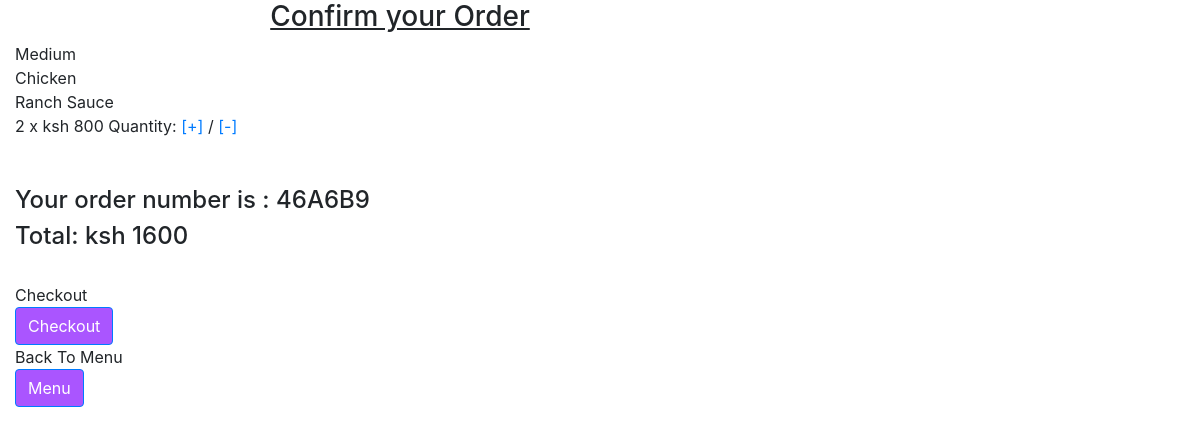
The page /cart/ (signed in) on the database as committed earlier.
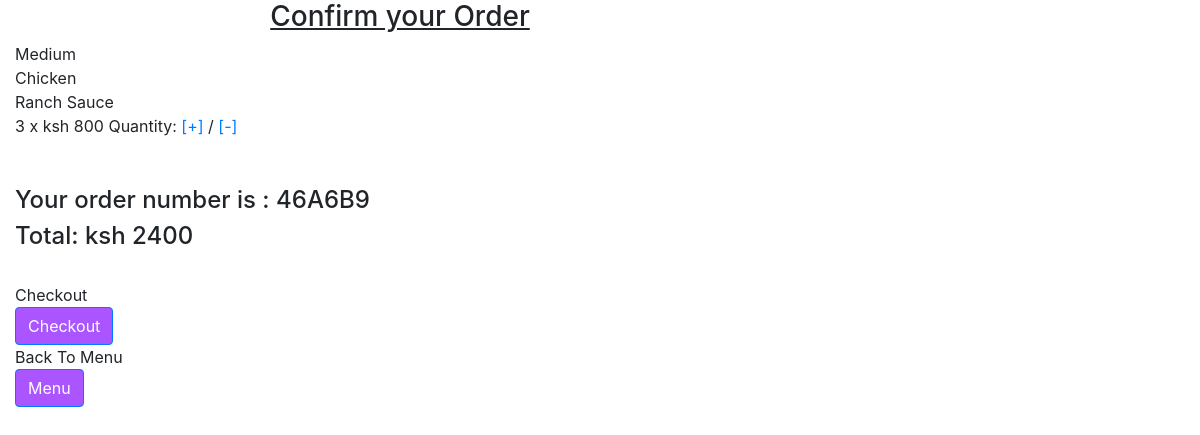
The same page on the database as committed later.
### menu/models.py (models this page shows, shortened)
class PizzaOrder(models.Model):
    pizza = models.ForeignKey(Pizza, on_delete=models.CASCADE)
    cart = models.ForeignKey(Cart, on_delete=models.CASCADE)
    quantity = models.IntegerField(default=0)

class Pizza(models.Model):
    size = models.CharField(max_length=20, blank=True)
    image = models.ImageField(upload_to='images', null=True)
    price = models.IntegerField(null=True)
    topping = models.CharField(max_length=20, blank=True)
    sauce = models.CharField(max_length=20, blank=True)

### menu/views.py (the view)
# urls.py: path('cart/', views.cart, name='cart'),
def cart(request):
    cart = Cart.objects.get(user=request.user.id)
    orders = PizzaOrder.objects.filter(cart=cart)
    total = 0
    count = 0
    for order in orders:
        total += order.pizza.price * order.quantity
        count += order.quantity
    cartid = cart.identifier
    request.session['cartid'] = cartid
    context = {
        'ident': cart,
        'cart': orders,
        'total': total,
        'count': count,
    }
    return render(request, 'menu/cart.html', context)

### menu/templates/menu/cart.html (shortened to what this page needs)
{% load static %}
<!DOCTYPE html>
<html>
<head>
	<link rel="stylesheet" href="https://stackpath.bootstrapcdn.com/bootstrap/4.4.1/css/bootstrap.min.css">
	<link rel="stylesheet" href="https://stackpath.bootstrapcdn.com/font-awesome/4.7.0/css/font-awesome.min.css"/>
	<link rel="stylesheet" type="text/css" href="{% static 'mpesa/receipt.css' %}">
</head>
<body>
	<div class="col-md-8 col-md-offset-2 col-sm-12 maincontent">
		<div style="text-align:center;text-decoration:underline"><h3>Confirm your Order</h3></div>
			<div class="cart_container">
			{% for item in cart %}
				<div class="cart_item">
					<div class="cart_listing">
						<span class="title">{{ item.pizza.size }}</span><br>
						<span>{{ item.pizza.topping }}</span><br>
						<span>{{ item.pizza.sauce }}</span><br>
					</div>
					<div class="cart_price">
						<span class="cart_quantity">{{ item.quantity }} x ksh <span class="cart_value">{{ item.pizza.price }}</span></span>
						Quantity: <a href="{% url 'menu:add_to_cart' item.pizza.id %}">[+]</a> /
						<a href="{% url 'menu:remove_from_cart' item.pizza.id %}">[-]</a>
					</div><br>
				</div>
			{% empty %}
				<div>
				There are no items in your cart.
				</div>
			{% endfor %}<br>
			<h4>Your order number is : {{ ident.identifier }}</h4>
			<div class="cart_total">
				<h4> Total: ksh <span class="cart_value">{{ total }}</span></h4>
			</div><br>
			<article>Checkout</article>
			<a href="{% url 'payments:lipa' user.pk %}"><button class="btn btn-primary">Checkout</button></a><br>
			<article>Back To Menu</article>
			<a href="{% url 'menu:menu' %}"><button class="btn btn-primary">Menu</button></a><br>
		</div>
		</div>
</body>
</html>

Rows that differ between the two databases and show on the page:
changed PizzaOrder "Medium": quantity "2" → "3"
Other text that changed with them:
{{ total }}: "1600" → "2400"
